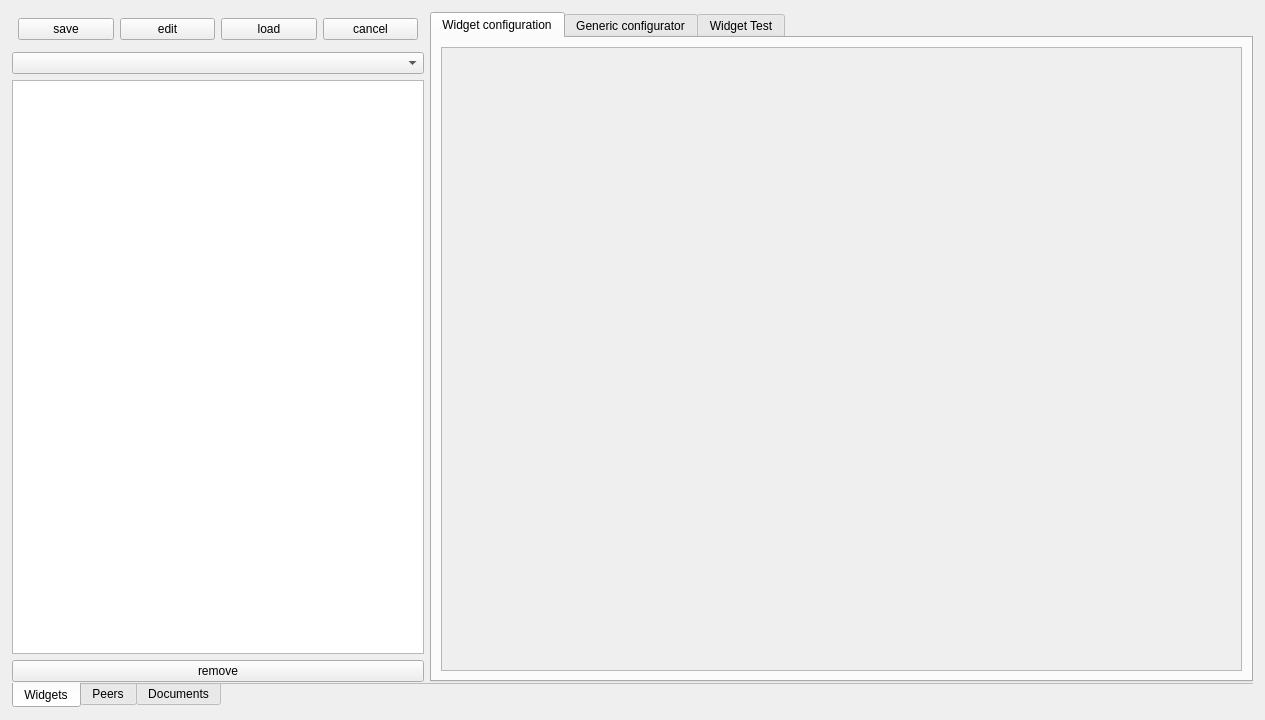
<?xml version="1.0" encoding="UTF-8"?>
<ui version="4.0">
 <class>MainWindow</class>
 <widget class="QMainWindow" name="MainWindow">
  <property name="geometry">
   <rect>
    <x>0</x>
    <y>0</y>
    <width>1265</width>
    <height>720</height>
   </rect>
  </property>
  <property name="sizePolicy">
   <sizepolicy hsizetype="Preferred" vsizetype="Preferred">
    <horstretch>0</horstretch>
    <verstretch>0</verstretch>
   </sizepolicy>
  </property>
  <property name="minimumSize">
   <size>
    <width>0</width>
    <height>0</height>
   </size>
  </property>
  <property name="mouseTracking">
   <bool>false</bool>
  </property>
  <property name="windowTitle">
   <string>MainWindow</string>
  </property>
  <widget class="QWidget" name="centralwidget">
   <layout class="QHBoxLayout" name="horizontalLayout_5">
    <property name="margin">
     <number>12</number>
    </property>
    <item>
     <widget class="Tabs" name="tabs_2">
      <property name="sizePolicy">
       <sizepolicy hsizetype="Expanding" vsizetype="Expanding">
        <horstretch>66</horstretch>
        <verstretch>0</verstretch>
       </sizepolicy>
      </property>
      <property name="tabPosition">
       <enum>QTabWidget::South</enum>
      </property>
      <property name="currentIndex">
       <number>0</number>
      </property>
      <property name="documentMode">
       <bool>true</bool>
      </property>
      <property name="template" stdset="0">
       <string>inspector-main-tabs</string>
      </property>
      <widget class="QWidget" name="tab_2">
       <attribute name="title">
        <string>Widgets</string>
       </attribute>
       <layout class="QHBoxLayout" name="horizontalLayout_3" stretch="0,0">
        <property name="spacing">
         <number>-1</number>
        </property>
        <property name="margin">
         <number>0</number>
        </property>
        <item>
         <widget class="QWidget" name="widget_2" native="true">
          <property name="sizePolicy">
           <sizepolicy hsizetype="Preferred" vsizetype="Preferred">
            <horstretch>33</horstretch>
            <verstretch>0</verstretch>
           </sizepolicy>
          </property>
          <layout class="QVBoxLayout" name="verticalLayout_2">
           <property name="spacing">
            <number>-1</number>
           </property>
           <property name="margin">
            <number>0</number>
           </property>
           <item>
            <widget class="QWidget" name="widget_3" native="true">
             <layout class="QHBoxLayout" name="horizontalLayout_2">
              <property name="spacing">
               <number>-1</number>
              </property>
              <property name="margin">
               <number>6</number>
              </property>
              <item>
               <widget class="ActionButton" name="actionButton_2">
                <property name="text">
                 <string>save</string>
                </property>
                <property name="template" stdset="0">
                 <string>inspector-save</string>
                </property>
               </widget>
              </item>
              <item>
               <widget class="ActionButton" name="actionButton_3">
                <property name="text">
                 <string>edit</string>
                </property>
                <property name="template" stdset="0">
                 <string>inspector-edit</string>
                </property>
               </widget>
              </item>
              <item>
               <widget class="ActionButton" name="actionButton">
                <property name="text">
                 <string>load</string>
                </property>
                <property name="template" stdset="0">
                 <string>inspector-load</string>
                </property>
               </widget>
              </item>
              <item>
               <widget class="ActionButton" name="actionButton_4">
                <property name="text">
                 <string>cancel</string>
                </property>
                <property name="template" stdset="0">
                 <string>inspector-rollback</string>
                </property>
               </widget>
              </item>
             </layout>
            </widget>
           </item>
           <item>
            <widget class="ComboBox" name="ComboBox">
             <property name="template" stdset="0">
              <string>inspector-filter-widgets</string>
             </property>
            </widget>
           </item>
           <item>
            <widget class="MultiViewTable" name="multiViewTable_2">
             <property name="template" stdset="0">
              <string>inspector-query-widgets</string>
             </property>
            </widget>
           </item>
           <item>
            <widget class="ActionButton" name="actionButton_5">
             <property name="text">
              <string>remove</string>
             </property>
             <property name="template" stdset="0">
              <string>inspector-widgets-remove</string>
             </property>
            </widget>
           </item>
          </layout>
         </widget>
        </item>
        <item>
         <widget class="Tabs" name="tabs">
          <property name="sizePolicy">
           <sizepolicy hsizetype="Expanding" vsizetype="Expanding">
            <horstretch>66</horstretch>
            <verstretch>0</verstretch>
           </sizepolicy>
          </property>
          <property name="currentIndex">
           <number>0</number>
          </property>
          <property name="template" stdset="0">
           <string>inspector-widget-tabs</string>
          </property>
          <widget class="QWidget" name="tab">
           <attribute name="title">
            <string>Widget configuration</string>
           </attribute>
           <layout class="QHBoxLayout" name="horizontalLayout">
            <property name="spacing">
             <number>0</number>
            </property>
            <property name="margin">
             <number>0</number>
            </property>
            <item>
             <widget class="QWidget" name="widget" native="true">
              <layout class="QVBoxLayout" name="verticalLayout">
               <item>
                <widget class="QScrollArea" name="scrollArea">
                 <property name="widgetResizable">
                  <bool>true</bool>
                 </property>
                 <widget class="QWidget" name="scrollAreaWidgetContents">
                  <property name="geometry">
                   <rect>
                    <x>0</x>
                    <y>0</y>
                    <width>789</width>
                    <height>618</height>
                   </rect>
                  </property>
                  <layout class="QVBoxLayout" name="verticalLayout_4">
                   <item>
                    <widget class="Stacked" name="stacked">
                     <property name="template" stdset="0">
                      <string>inspector-widgets-configstack</string>
                     </property>
                    </widget>
                   </item>
                  </layout>
                 </widget>
                </widget>
               </item>
              </layout>
             </widget>
            </item>
           </layout>
          </widget>
          <widget class="QWidget" name="tab_3">
           <attribute name="title">
            <string>Generic configurator</string>
           </attribute>
           <layout class="QVBoxLayout" name="verticalLayout_3">
            <property name="spacing">
             <number>0</number>
            </property>
            <property name="margin">
             <number>0</number>
            </property>
            <item>
             <widget class="EmbeddedViewTable" name="embeddedViewTable">
              <property name="template" stdset="0">
               <string>inspector-dict</string>
              </property>
             </widget>
            </item>
           </layout>
          </widget>
          <widget class="QWidget" name="tab_5">
           <attribute name="title">
            <string>Widget Test</string>
           </attribute>
           <layout class="QGridLayout" name="gridLayout">
            <item row="10" column="1">
             <widget class="Slider" name="Slider">
              <property name="orientation">
               <enum>Qt::Horizontal</enum>
              </property>
              <property name="template" stdset="0">
               <string>itest-slider</string>
              </property>
             </widget>
            </item>
            <item row="7" column="0">
             <widget class="TextPopupButton" name="textPopupButton">
              <property name="text">
               <string>Text - Popup</string>
              </property>
              <property name="template" stdset="0">
               <string>itest-textpopup</string>
              </property>
             </widget>
            </item>
            <item row="10" column="0">
             <widget class="DateEdit" name="dateEdit">
              <property name="template" stdset="0">
               <string>itest-datedit</string>
              </property>
             </widget>
            </item>
            <item row="2" column="0">
             <widget class="MultiViewTable" name="multiViewTable">
              <property name="template" stdset="0">
               <string>itest-multiview</string>
              </property>
             </widget>
            </item>
            <item row="9" column="0">
             <widget class="ValueButton" name="valueButton">
              <property name="text">
               <string>Value Button</string>
              </property>
              <property name="template" stdset="0">
               <string>itest-valuebutton</string>
              </property>
             </widget>
            </item>
            <item row="0" column="0">
             <widget class="Label" name="labelTest">
              <property name="text">
               <string>Label</string>
              </property>
              <property name="template" stdset="0">
               <string>itest-label</string>
              </property>
             </widget>
            </item>
            <item row="7" column="1">
             <widget class="ToggleButton" name="toggleButton">
              <property name="text">
               <string>Toggle - Button</string>
              </property>
              <property name="template" stdset="0">
               <string>itest-togglebutton</string>
              </property>
             </widget>
            </item>
            <item row="9" column="1">
             <widget class="PushButton" name="pushButton">
              <property name="text">
               <string>Push - Button</string>
              </property>
              <property name="template" stdset="0">
               <string>itest-pushbutton</string>
              </property>
             </widget>
            </item>
            <item row="0" column="1">
             <widget class="PayloadLabel" name="payloadLabel">
              <property name="text">
               <string>Payload - Label</string>
              </property>
              <property name="template" stdset="0">
               <string>itest-payload-table</string>
              </property>
             </widget>
            </item>
            <item row="2" column="1">
             <widget class="ImageLabel" name="imageLabel">
              <property name="text">
               <string>Image</string>
              </property>
              <property name="template" stdset="0">
               <string>itest-image</string>
              </property>
             </widget>
            </item>
            <item row="4" column="0" colspan="2">
             <widget class="Progress" name="progress">
              <property name="template" stdset="0">
               <string>itest-progress</string>
              </property>
             </widget>
            </item>
            <item row="12" column="0">
             <widget class="RadioButton" name="radioButton">
              <property name="text">
               <string>Radio tet</string>
              </property>
              <property name="template" stdset="0">
               <string>itest-radio</string>
              </property>
             </widget>
            </item>
            <item row="11" column="0">
             <widget class="DateTimeEdit" name="dateTimeEdit">
              <property name="template" stdset="0">
               <string>itest-datetimedit</string>
              </property>
             </widget>
            </item>
           </layout>
          </widget>
         </widget>
        </item>
       </layout>
      </widget>
      <widget class="QWidget" name="tab_4">
       <attribute name="title">
        <string>Peers</string>
       </attribute>
       <layout class="QHBoxLayout" name="horizontalLayout_4">
        <property name="spacing">
         <number>-1</number>
        </property>
        <property name="margin">
         <number>0</number>
        </property>
        <item>
         <widget class="QWidget" name="widget_8" native="true">
          <property name="sizePolicy">
           <sizepolicy hsizetype="Preferred" vsizetype="Preferred">
            <horstretch>33</horstretch>
            <verstretch>0</verstretch>
           </sizepolicy>
          </property>
          <layout class="QVBoxLayout" name="verticalLayout_6">
           <property name="spacing">
            <number>-1</number>
           </property>
           <property name="margin">
            <number>0</number>
           </property>
           <item>
            <widget class="QWidget" name="widget_9" native="true">
             <layout class="QHBoxLayout" name="horizontalLayout_8">
              <property name="spacing">
               <number>-1</number>
              </property>
              <property name="margin">
               <number>0</number>
              </property>
              <item>
               <widget class="ActionButton" name="actionButton_10">
                <property name="text">
                 <string>save</string>
                </property>
                <property name="template" stdset="0">
                 <string>inspector-save</string>
                </property>
               </widget>
              </item>
              <item>
               <widget class="ActionButton" name="actionButton_11">
                <property name="text">
                 <string>edit</string>
                </property>
                <property name="template" stdset="0">
                 <string>inspector-edit</string>
                </property>
               </widget>
              </item>
              <item>
               <widget class="ActionButton" name="actionButton_12">
                <property name="text">
                 <string>load</string>
                </property>
                <property name="template" stdset="0">
                 <string>inspector-load</string>
                </property>
               </widget>
              </item>
              <item>
               <widget class="ActionButton" name="actionButton_13">
                <property name="text">
                 <string>cancel</string>
                </property>
                <property name="template" stdset="0">
                 <string>inspector-rollback</string>
                </property>
               </widget>
              </item>
             </layout>
            </widget>
           </item>
           <item>
            <widget class="EmbeddedViewTable" name="embeddedViewTable_3">
             <property name="sizePolicy">
              <sizepolicy hsizetype="Expanding" vsizetype="Expanding">
               <horstretch>33</horstretch>
               <verstretch>70</verstretch>
              </sizepolicy>
             </property>
             <property name="template" stdset="0">
              <string>inspector-rooms</string>
             </property>
            </widget>
           </item>
           <item>
            <widget class="QWidget" name="widget_4" native="true">
             <layout class="QHBoxLayout" name="horizontalLayout_10">
              <item>
               <widget class="ActionButton" name="actionButton_16">
                <property name="text">
                 <string>initialize</string>
                </property>
                <property name="template" stdset="0">
                 <string>inspector-rooms-initialize</string>
                </property>
               </widget>
              </item>
              <item>
               <widget class="ActionButton" name="actionButton_15">
                <property name="text">
                 <string>Suggest !</string>
                </property>
                <property name="template" stdset="0">
                 <string>inspector-button-suggest</string>
                </property>
               </widget>
              </item>
              <item>
               <widget class="ActionButton" name="actionButton_14">
                <property name="text">
                 <string>remove</string>
                </property>
                <property name="template" stdset="0">
                 <string>inspector-rooms-remove</string>
                </property>
               </widget>
              </item>
             </layout>
            </widget>
           </item>
           <item>
            <widget class="EmbeddedViewTable" name="embeddedViewTable_4">
             <property name="sizePolicy">
              <sizepolicy hsizetype="Expanding" vsizetype="Expanding">
               <horstretch>0</horstretch>
               <verstretch>30</verstretch>
              </sizepolicy>
             </property>
             <property name="template" stdset="0">
              <string>inspector-suggests</string>
             </property>
            </widget>
           </item>
          </layout>
         </widget>
        </item>
        <item>
         <widget class="QWidget" name="widget_5" native="true">
          <property name="sizePolicy">
           <sizepolicy hsizetype="Preferred" vsizetype="Preferred">
            <horstretch>66</horstretch>
            <verstretch>0</verstretch>
           </sizepolicy>
          </property>
          <layout class="QVBoxLayout" name="verticalLayout_5">
           <property name="spacing">
            <number>-1</number>
           </property>
           <property name="margin">
            <number>0</number>
           </property>
           <item>
            <widget class="QWidget" name="widget_6" native="true">
             <layout class="QHBoxLayout" name="horizontalLayout_6">
              <property name="margin">
               <number>0</number>
              </property>
              <item>
               <widget class="ActionButton" name="actionButton_6">
                <property name="text">
                 <string>add peer</string>
                </property>
                <property name="template" stdset="0">
                 <string>inspector-peers-add</string>
                </property>
               </widget>
              </item>
              <item>
               <widget class="ActionButton" name="actionButton_7">
                <property name="text">
                 <string>remove peer</string>
                </property>
                <property name="template" stdset="0">
                 <string>inspector-peers-remove</string>
                </property>
               </widget>
              </item>
             </layout>
            </widget>
           </item>
           <item>
            <widget class="EmbeddedViewTable" name="widgetList_2">
             <property name="minimumSize">
              <size>
               <width>0</width>
               <height>0</height>
              </size>
             </property>
             <property name="template" stdset="0">
              <string>inspector-peers</string>
             </property>
            </widget>
           </item>
           <item>
            <widget class="EmbeddedViewTable" name="embeddedViewTable_2">
             <property name="template" stdset="0">
              <string>inspector-peers-config</string>
             </property>
            </widget>
           </item>
           <item>
            <widget class="QWidget" name="widget_7" native="true">
             <layout class="QHBoxLayout" name="horizontalLayout_7">
              <property name="margin">
               <number>0</number>
              </property>
              <item>
               <widget class="ActionButton" name="actionButton_9">
                <property name="text">
                 <string>Add peer config</string>
                </property>
                <property name="template" stdset="0">
                 <string>inspector-peer-config-add</string>
                </property>
               </widget>
              </item>
              <item>
               <widget class="ActionButton" name="actionButton_8">
                <property name="text">
                 <string>Remove peer config</string>
                </property>
                <property name="template" stdset="0">
                 <string>inspector-peer-config-remove</string>
                </property>
               </widget>
              </item>
             </layout>
            </widget>
           </item>
          </layout>
         </widget>
        </item>
       </layout>
      </widget>
      <widget class="QWidget" name="tab_6">
       <attribute name="title">
        <string>Documents</string>
       </attribute>
       <layout class="QHBoxLayout" name="horizontalLayout_9">
        <item>
         <widget class="EmbeddedViewTable" name="embeddedViewTable_5">
          <property name="sizePolicy">
           <sizepolicy hsizetype="Expanding" vsizetype="Expanding">
            <horstretch>33</horstretch>
            <verstretch>0</verstretch>
           </sizepolicy>
          </property>
          <property name="template" stdset="0">
           <string>inspector-doc-rooms</string>
          </property>
         </widget>
        </item>
        <item>
         <widget class="PlainTextEdit" name="plainTextEdit">
          <property name="sizePolicy">
           <sizepolicy hsizetype="Expanding" vsizetype="Expanding">
            <horstretch>66</horstretch>
            <verstretch>0</verstretch>
           </sizepolicy>
          </property>
          <property name="template" stdset="0">
           <string>inspector-doc-json</string>
          </property>
         </widget>
        </item>
       </layout>
      </widget>
     </widget>
    </item>
   </layout>
  </widget>
 </widget>
 <customwidgets>
  <customwidget>
   <class>ActionButton</class>
   <extends>QPushButton</extends>
   <header>wallaby.frontends.qt.widgets.buttons.actionButton</header>
  </customwidget>
  <customwidget>
   <class>ComboBox</class>
   <extends>QComboBox</extends>
   <header>wallaby.frontends.qt.widgets.combo.comboBox</header>
  </customwidget>
  <customwidget>
   <class>DateEdit</class>
   <extends>QDateEdit</extends>
   <header>wallaby.frontends.qt.widgets.edits.dateEdit</header>
  </customwidget>
  <customwidget>
   <class>DateTimeEdit</class>
   <extends>QDateTimeEdit</extends>
   <header>wallaby.frontends.qt.widgets.edits.dateTimeEdit</header>
  </customwidget>
  <customwidget>
   <class>EmbeddedViewTable</class>
   <extends>QTableView</extends>
   <header>wallaby.frontends.qt.widgets.multi.embeddedViewTable</header>
  </customwidget>
  <customwidget>
   <class>ImageLabel</class>
   <extends>QLabel</extends>
   <header>wallaby.frontends.qt.widgets.labels.imageLabel</header>
  </customwidget>
  <customwidget>
   <class>Label</class>
   <extends>QLabel</extends>
   <header>wallaby.frontends.qt.widgets.labels.label</header>
  </customwidget>
  <customwidget>
   <class>MultiViewTable</class>
   <extends>QTableView</extends>
   <header>wallaby.frontends.qt.widgets.multi.multiViewTable</header>
  </customwidget>
  <customwidget>
   <class>PayloadLabel</class>
   <extends>QLabel</extends>
   <header>wallaby.frontends.qt.widgets.labels.payloadLabel</header>
  </customwidget>
  <customwidget>
   <class>PlainTextEdit</class>
   <extends>QPlainTextEdit</extends>
   <header>wallaby.frontends.qt.widgets.edits.plainTextEdit</header>
  </customwidget>
  <customwidget>
   <class>Progress</class>
   <extends>QProgressBar</extends>
   <header>wallaby.frontends.qt.widgets.labels.progress</header>
  </customwidget>
  <customwidget>
   <class>PushButton</class>
   <extends>QPushButton</extends>
   <header>wallaby.frontends.qt.widgets.buttons.pushButton</header>
  </customwidget>
  <customwidget>
   <class>RadioButton</class>
   <extends>QRadioButton</extends>
   <header>wallaby.frontends.qt.widgets.buttons.radioButton</header>
  </customwidget>
  <customwidget>
   <class>Slider</class>
   <extends>QSlider</extends>
   <header>wallaby.frontends.qt.widgets.slider.slider</header>
  </customwidget>
  <customwidget>
   <class>Stacked</class>
   <extends>QStackedWidget</extends>
   <header>wallaby.frontends.qt.widgets.containers.stacked</header>
   <container>1</container>
  </customwidget>
  <customwidget>
   <class>Tabs</class>
   <extends>QTabWidget</extends>
   <header>wallaby.frontends.qt.widgets.containers.tabs</header>
   <container>1</container>
  </customwidget>
  <customwidget>
   <class>TextPopupButton</class>
   <extends>QPushButton</extends>
   <header>wallaby.frontends.qt.widgets.buttons.textPopupButton</header>
  </customwidget>
  <customwidget>
   <class>ToggleButton</class>
   <extends>PushButton</extends>
   <header>wallaby.frontends.qt.widgets.buttons.toggleButton</header>
  </customwidget>
  <customwidget>
   <class>ValueButton</class>
   <extends>QPushButton</extends>
   <header>wallaby.frontends.qt.widgets.buttons.valueButton</header>
  </customwidget>
 </customwidgets>
 <resources>
  <include location="app.qrc"/>
 </resources>
 <connections/>
</ui>
